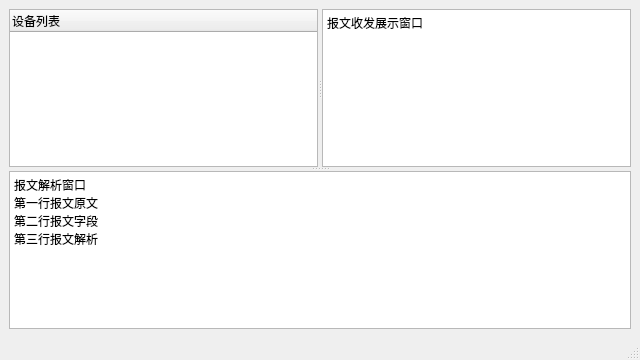
<?xml version="1.0" encoding="UTF-8"?>
<ui version="4.0">
 <class>MainWindow</class>
 <widget class="QMainWindow" name="MainWindow">
  <property name="geometry">
   <rect>
    <x>0</x>
    <y>0</y>
    <width>640</width>
    <height>360</height>
   </rect>
  </property>
  <property name="contextMenuPolicy">
   <enum>Qt::CustomContextMenu</enum>
  </property>
  <property name="windowTitle">
   <string>MainWindow</string>
  </property>
  <widget class="QWidget" name="centralwidget">
   <layout class="QGridLayout" name="gridLayout">
    <item row="0" column="0">
     <widget class="QSplitter" name="splitter_2">
      <property name="orientation">
       <enum>Qt::Vertical</enum>
      </property>
      <widget class="QSplitter" name="splitter">
       <property name="orientation">
        <enum>Qt::Horizontal</enum>
       </property>
       <widget class="QTreeWidget" name="treeWidget">
        <property name="contextMenuPolicy">
         <enum>Qt::CustomContextMenu</enum>
        </property>
        <attribute name="headerVisible">
         <bool>true</bool>
        </attribute>
        <column>
         <property name="text">
          <string>设备列表</string>
         </property>
        </column>
       </widget>
       <widget class="QPlainTextEdit" name="plainTextEdit">
        <property name="plainText">
         <string>报文收发展示窗口</string>
        </property>
       </widget>
      </widget>
      <widget class="QTextEdit" name="textEdit">
       <property name="html">
        <string>&lt;!DOCTYPE HTML PUBLIC &quot;-//W3C//DTD HTML 4.0//EN&quot; &quot;http://www.w3.org/TR/REC-html40/strict.dtd&quot;&gt;
&lt;html&gt;&lt;head&gt;&lt;meta name=&quot;qrichtext&quot; content=&quot;1&quot; /&gt;&lt;style type=&quot;text/css&quot;&gt;
p, li { white-space: pre-wrap; }
&lt;/style&gt;&lt;/head&gt;&lt;body style=&quot; font-family:'SimSun'; font-size:9pt; font-weight:400; font-style:normal;&quot;&gt;
&lt;p style=&quot; margin-top:0px; margin-bottom:0px; margin-left:0px; margin-right:0px; -qt-block-indent:0; text-indent:0px;&quot;&gt;&lt;span style=&quot; font-family:'SimSun';&quot;&gt;报文解析窗口&lt;br /&gt;第一行报文原文&lt;br /&gt;第二行报文字段&lt;br /&gt;第三行报文解析&lt;/span&gt;&lt;/p&gt;&lt;/body&gt;&lt;/html&gt;</string>
       </property>
      </widget>
     </widget>
    </item>
   </layout>
  </widget>
  <widget class="QMenuBar" name="menubar">
   <property name="geometry">
    <rect>
     <x>0</x>
     <y>0</y>
     <width>640</width>
     <height>21</height>
    </rect>
   </property>
  </widget>
  <widget class="QStatusBar" name="statusbar"/>
 </widget>
 <resources/>
 <connections/>
</ui>
